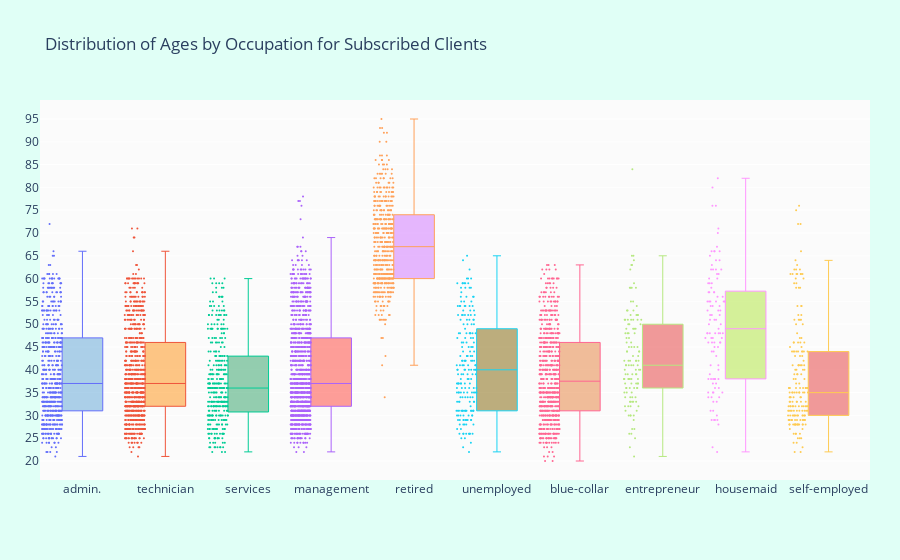

This figure's notebook cell:
### Code cell
subscribed_df = bank_full[bank_full["y"] == "yes"]

occupations = subscribed_df["job"].unique().tolist()

ages_by_job = [subscribed_df["age"].loc[subscribed_df["job"] == job].values for job in occupations]

colors = ['rgba(93, 164, 214, 0.5)', 'rgba(255, 144, 14, 0.5)',
          'rgba(44, 160, 101, 0.5)', 'rgba(255, 65, 54, 0.5)',
          'rgba(207, 114, 255, 0.5)', 'rgba(127, 96, 0, 0.5)',
          'rgba(229, 126, 56, 0.5)', 'rgba(229, 56, 56, 0.5)',
          'rgba(174, 229, 56, 0.5)', 'rgba(229, 56, 56, 0.5)']

traces = []

for xd, yd, cls in zip(occupations, ages_by_job, colors):
    traces.append(go.Box(
        y=yd,
        name=xd,
        boxpoints='all',
        jitter=0.5,
        whiskerwidth=0.2,
        fillcolor=cls,
        marker=dict(
            size=2,
        ),
        line=dict(width=1),
    ))

layout = go.Layout(
    title='Distribution of Ages by Occupation for Subscribed Clients',
    yaxis=dict(
        autorange=True,
        showgrid=True,
        zeroline=True,
        dtick=5,
        gridcolor='rgb(255, 255, 255)',
        gridwidth=1,
        zerolinecolor='rgb(255, 255, 255)',
        zerolinewidth=2,
    ),
    margin=dict(
        l=40,
        r=30,
        b=80,
        t=100,
    ),
    paper_bgcolor='rgb(224, 255, 246)',
    plot_bgcolor='rgb(251, 251, 251)',
    showlegend=False
)

fig = go.Figure(data=traces, layout=layout)
iplot(fig)

### Figure 1 — Plotly figure (JSON) as saved in the notebook; plotly's stock layout.template omitted (floating-point values rounded to 4 significant figures; data arrays with more than 128 entries replaced by an {"elided": "..."} marker saying what was removed)
{"data": [{"boxpoints": "all", "fillcolor": "rgba(93, 164, 214, 0.5)", "jitter": 0.5, "line": {"width": 1}, "marker": {"size": 2}, "name": "admin.", "type": "box", "whiskerwidth": 0.2, "y": {"elided": "631 int values"}}, {"boxpoints": "all", "fillcolor": "rgba(255, 144, 14, 0.5)", "jitter": 0.5, "line": {"width": 1}, "marker": {"size": 2}, "name": "technician", "type": "box", "whiskerwidth": 0.2, "y": {"elided": "840 int values"}}, {"boxpoints": "all", "fillcolor": "rgba(44, 160, 101, 0.5)", "jitter": 0.5, "line": {"width": 1}, "marker": {"size": 2}, "name": "services", "type": "box", "whiskerwidth": 0.2, "y": {"elided": "369 int values"}}, {"boxpoints": "all", "fillcolor": "rgba(255, 65, 54, 0.5)", "jitter": 0.5, "line": {"width": 1}, "marker": {"size": 2}, "name": "management", "type": "box", "whiskerwidth": 0.2, "y": {"elided": "1301 int values"}}, {"boxpoints": "all", "fillcolor": "rgba(207, 114, 255, 0.5)", "jitter": 0.5, "line": {"width": 1}, "marker": {"size": 2}, "name": "retired", "type": "box", "whiskerwidth": 0.2, "y": {"elided": "516 int values"}}, {"boxpoints": "all", "fillcolor": "rgba(127, 96, 0, 0.5)", "jitter": 0.5, "line": {"width": 1}, "marker": {"size": 2}, "name": "unemployed", "type": "box", "whiskerwidth": 0.2, "y": {"elided": "202 int values"}}, {"boxpoints": "all", "fillcolor": "rgba(229, 126, 56, 0.5)", "jitter": 0.5, "line": {"width": 1}, "marker": {"size": 2}, "name": "blue-collar", "type": "box", "whiskerwidth": 0.2, "y": {"elided": "708 int values"}}, {"boxpoints": "all", "fillcolor": "rgba(229, 56, 56, 0.5)", "jitter": 0.5, "line": {"width": 1}, "marker": {"size": 2}, "name": "entrepreneur", "type": "box", "whiskerwidth": 0.2, "y": [23, 45, 37, 50, 30, 51, 53, 43, 47, 58, 42, 42, 36, 41, 40, 36, 33, 52, 33, 58, 45, 35, 34, 30, 51, 46, 27, 40, 43, 35, 50, 38, 41, 38, 48, 49, 50, 42, 48, 31, 44, 46, 51, 39, 27, 31, 45, 37, 41, 49, 39, 51, 30, 45, 38, 52, 41, 33, 30, 26, 26, 48, 34, 47, 51, 32, 36, 54, 42, 52, 49, 32, 51, 41, 49, 35, 34, 36, 34, 42, 58, 29, 39, 39, 37, 38, 37, 55, 38, 36, 52, 37, 42, 41, 44, 55, 39, 25, 53, 84, 51, 64, 36, 53, 62, 33, 65, 48, 58, 32, 63, 21, 44, 38, 65, 33, 32, 40, 40, 59, 63, 44, 38]}, {"boxpoints": "all", "fillcolor": "rgba(174, 229, 56, 0.5)", "jitter": 0.5, "line": {"width": 1}, "marker": {"size": 2}, "name": "housemaid", "type": "box", "whiskerwidth": 0.2, "y": [52, 53, 56, 41, 35, 57, 47, 44, 55, 35, 52, 55, 46, 51, 55, 39, 48, 53, 46, 44, 36, 59, 55, 40, 51, 59, 57, 34, 33, 34, 59, 48, 37, 62, 65, 50, 33, 41, 62, 76, 51, 28, 57, 60, 38, 23, 38, 47, 43, 35, 37, 36, 38, 55, 35, 58, 49, 47, 70, 34, 45, 48, 63, 50, 52, 47, 66, 62, 76, 53, 38, 57, 54, 46, 45, 62, 71, 54, 46, 29, 66, 64, 38, 64, 29, 80, 48, 66, 54, 38, 56, 31, 55, 29, 46, 48, 66, 55, 22, 82, 48, 60, 30, 48, 29, 67, 61, 61, 31]}, {"boxpoints": "all", "fillcolor": "rgba(229, 56, 56, 0.5)", "jitter": 0.5, "line": {"width": 1}, "marker": {"size": 2}, "name": "self-employed", "type": "box", "whiskerwidth": 0.2, "y": {"elided": "187 int values"}}], "layout": {"margin": {"b": 80, "l": 40, "r": 30, "t": 100}, "paper_bgcolor": "rgb(224, 255, 246)", "plot_bgcolor": "rgb(251, 251, 251)", "showlegend": false, "title": {"text": "Distribution of Ages by Occupation for Subscribed Clients"}, "yaxis": {"autorange": true, "dtick": 5, "gridcolor": "rgb(255, 255, 255)", "gridwidth": 1, "showgrid": true, "zeroline": true, "zerolinecolor": "rgb(255, 255, 255)", "zerolinewidth": 2}}}
